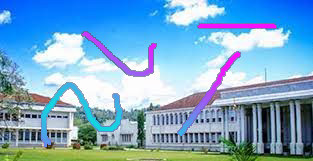
#> input picture Lab04/Efac.jpg, 313 x 161 px
$ jupyter execute E_21_416_Lab_04.ipynb
#> lines starting #> are read from the running program, lines starting #| are printed output that depends on the picture; after the words box and inside, x2 and y2 are one past the last pixel; in counts of white or black regions, pixels touching at a corner belong together
# CO543: Image Processing - Lab 4

[cell 1]
import cv2
import numpy as np
import matplotlib.pyplot as plt

[cell 2]
#Load Image

img = cv2.imread("Efac.jpg")
#> img is the input picture: shape (161, 313, 3); mean B, G, R 200.3, 167.6, 122.4
img = cv2.cvtColor(img, cv2.COLOR_BGR2RGB)

plt.imshow(img)
plt.axis('off')

[cell 3]
#Convert to GrayScale

gray = cv2.cvtColor(img, cv2.COLOR_RGB2GRAY)
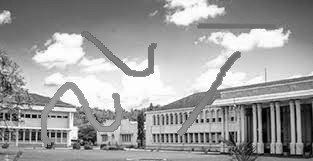
#> gray: shape (161, 313); min 0, max 255, mean 157.8

plt.imshow(gray, cmap='gray')
plt.axis('off')

# Task 1 — Threshold for Foreground/Background Separation

[cell 4]
# Global Threshold
_, global_thr = cv2.threshold(gray, 127, 255, cv2.THRESH_BINARY)
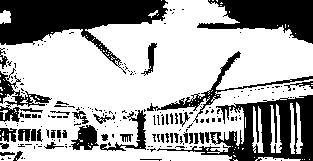
#> global_thr: shape (161, 313); 66% white; 203 black regions (160 under 20 px), largest, box (x1, y1, x2, y2) and area: (0, 0, 168, 74) 5249, (157, 95, 313, 161) 3908, (197, 0, 313, 44) 2898

# Adaptive Threshold
adaptive_thr = cv2.adaptiveThreshold(
    gray, 255,
    cv2.ADAPTIVE_THRESH_MEAN_C,
    cv2.THRESH_BINARY,
    11, 2
)
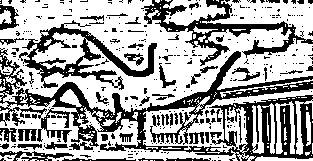
#> adaptive_thr: shape (161, 313); 63.7% white; 346 black regions (290 under 20 px), largest, box (x1, y1, x2, y2) and area: (0, 48, 313, 161) 8938, (141, 0, 313, 66) 2520, (19, 20, 157, 90) 2469

plt.figure(figsize=(10,4))
plt.subplot(1,2,1), plt.imshow(global_thr, cmap='gray'), plt.title("Global Threshold")
plt.subplot(1,2,2), plt.imshow(adaptive_thr, cmap='gray'), plt.title("Adaptive Threshold")
plt.axis('off')
plt.show()
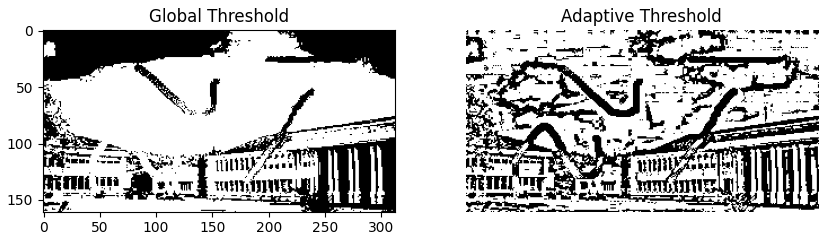
#> figure drawn by matplotlib, 2 panels

**Why uneven lighting or textured surfaces break naive thresholding?**

Global thresholding uses one fixed intensity value for the entire image. When lighting is uneven or the surface is textured, the same object may appear with different brightness levels. This causes incorrect separation of foreground and background. Adaptive thresholding works better because it computes local thresholds based on neighboring pixels.

---

**More to think: Is segmentation purely by intensity reliable outdoors?**

No. Outdoor scenes have shadows, reflections, and varying illumination. Objects with different meanings may have similar intensities, while the same object may appear with different intensities. Therefore, segmentation using intensity alone is unreliable in outdoor environments.

# Task 2 — K-Means Pixel Clustering

[cell 5]
Z = gray.reshape((-1,1)).astype(np.float32)

criteria = (cv2.TERM_CRITERIA_EPS + cv2.TERM_CRITERIA_MAX_ITER, 10, 1.0)
_, labels, centers = cv2.kmeans(Z, 2, None, criteria, 10, cv2.KMEANS_RANDOM_CENTERS)
#> centers = [212.5, 112.9]

segmented = centers[labels.flatten()].reshape(gray.shape)
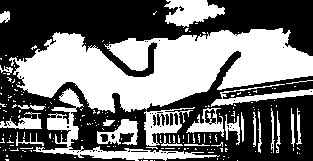
#> segmented: shape (161, 313) float32; values 112.9 (black) and 212.5 (white), 45.1% white; 193 white regions (169 under 20 px), largest, box (x1, y1, x2, y2) and area: (9, 28, 313, 113) 15003, (33, 88, 220, 161) 2044, (164, 0, 225, 28) 1061

plt.imshow(segmented, cmap='gray')
plt.title("K-Means Segmentation")
plt.axis('off')
plt.show()

**How color/intensity grouping supports object separation without semantic understanding**

K-means clusters pixels based on similarity in intensity values. It groups visually similar regions together without knowing what the objects are. This allows separation of scribbles and background purely using pixel statistics rather than understanding image content.

---

**More to think: When can two different objects fall into one cluster?**

Two different objects can fall into the same cluster when they have similar intensity or color values. For example, a dark wall and black scribbles may be grouped together even though they represent different objects.

# Task 3 — Edge Map for Structure Protection

[cell 6]
#Canny Edge Detection

edges = cv2.Canny(gray, 80, 160)
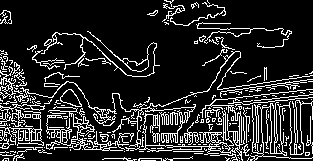
#> edges: shape (161, 313); 16.3% white in thin lines or dots

plt.imshow(edges, cmap='gray')
plt.axis('off')

**Discuss which edges represent true scene structure and scribble strokes**

Strong, continuous edges usually represent real scene structures such as walls, edges of buildings, or boundaries. Scribble strokes often produce thin, irregular, and less consistent edges.

---

**More to think:
Do scribbles always have different edge patterns than architecture?**

No. Thick or straight scribbles may produce edges similar to architectural lines. Therefore, edge detection alone cannot perfectly distinguish scribbles from real structures.

# Task 4 — Mask and Inpaint Damaged Regions

[cell 7]
_, mask = cv2.threshold(gray, 200, 255, cv2.THRESH_BINARY_INV)
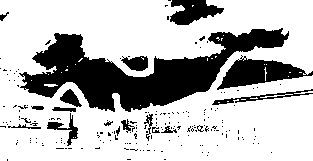
#> mask: shape (161, 313); 73.2% white; 193 black regions (175 under 20 px), largest, box (x1, y1, x2, y2) and area: (19, 28, 289, 112) 8992, (217, 55, 313, 90) 1598, (170, 0, 224, 25) 835
inpainted = cv2.inpaint(img, mask, 3, cv2.INPAINT_TELEA)
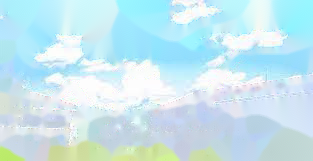
#> inpainted: shape (161, 313, 3); mean R, G, B 199.6, 231.3, 239.2

plt.figure(figsize=(10,4))
plt.subplot(1,2,1), plt.imshow(mask, cmap='gray'), plt.title("Mask")
plt.subplot(1,2,2), plt.imshow(inpainted), plt.title("Inpainted Image")
plt.axis('off')
plt.show()
